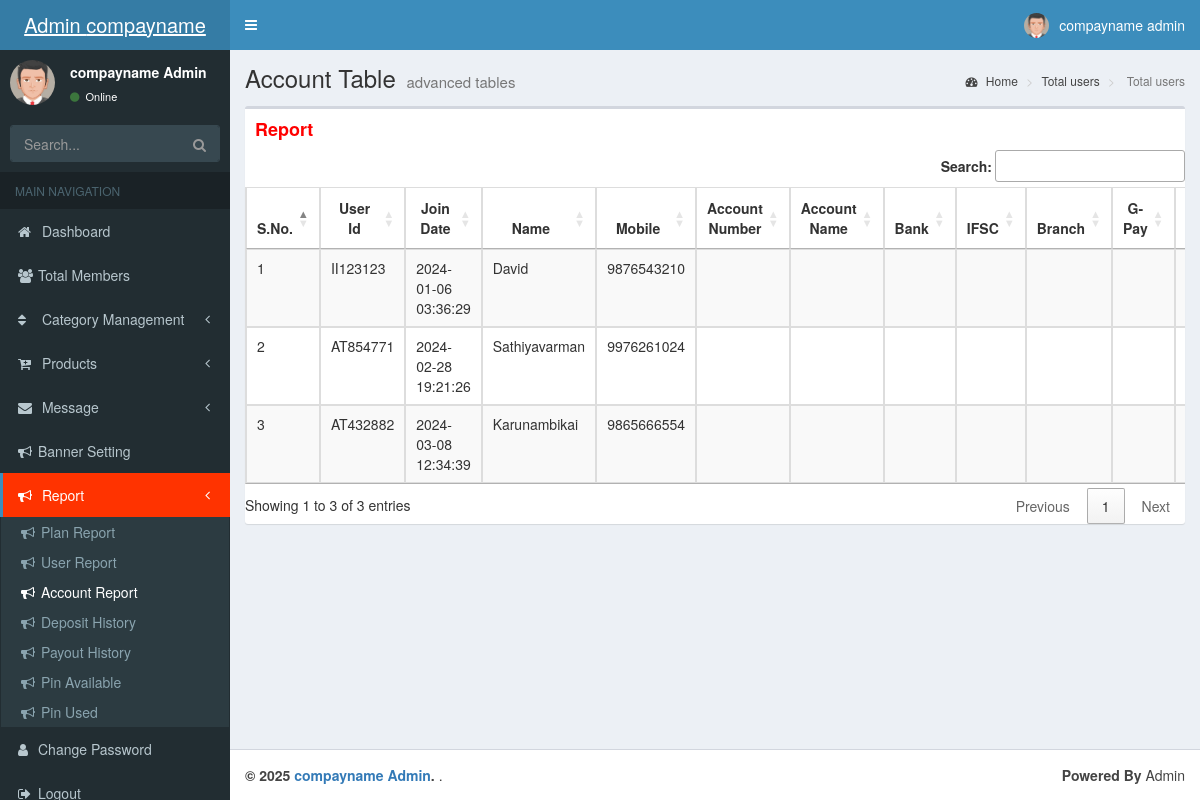
/admin/report_account.php (signed in), run on the app's committed database.
### tables this page shows
CREATE TABLE `reg` (
  `id` int(11) NOT NULL,
  `user_id` varchar(100) DEFAULT NULL,
  `join_date` timestamp NOT NULL DEFAULT current_timestamp(),
  `name` varchar(70) DEFAULT NULL,
  `mail` varchar(100) DEFAULT NULL,
  `mobile` varchar(20) DEFAULT NULL,
  `password` varchar(60) DEFAULT NULL,
  `profile_pic` varchar(150) DEFAULT NULL,
  `status` int(11) NOT NULL DEFAULT 0
);

### admin/report_account.php (the view, shortened to what this page needs)
<?php include "include/header.php" ?>
<div class="wrapper">
    <?php include "include/navbar.php" ?>
    <div class="content-wrapper">
       <section class="content-header">
            <h1>
             Account Table
                <small>advanced tables</small>
            </h1>
            <ol class="breadcrumb">
                <li><a href="index.php"><i class="fa fa-dashboard"></i> Home</a></li>
                <li><a href="#"> Total users</a></li>
                <li class="active"> Total users</li>
            </ol>
        </section>
        <section class="content">
            <div class="row">
                <div class="col-xs-12">
                    <div class="box">
                        <div class="box-header">
                            <h3 class="box-title" style="color:#FF0000;"><b>Report</b></h3>
                        </div>
                        <div class="box-body table-responsive no-padding">
                             <table id="data_table" class="table table-bordered table-striped">
                          <thead>
                               <tr>
                                   <th style="text-align:center;">S.No.</th>
                                        <th style="text-align:center;">User Id</th>
									  <th style="text-align:center;">Join Date</th>
                                        <th style="text-align:center;">Name</th>
                                        <th style="text-align:center;">Mobile</th>
                                        <th style="text-align:center;">Account Number</th>
                                        <th style="text-align:center;">Account Name</th>
                                        <th style="text-align:center;">Bank</th>
                                        <th style="text-align:center;">IFSC</th>
                                        <th style="text-align:center;">Branch</th>
                                        <th style="text-align:center;">G-Pay</th>
                                        <th style="text-align:center;">Phone Pe</th>
                               </tr>
                          </thead>
                             <tbody>
									<?php
							$res_pin=mysqli_query($con,"SELECT * FROM reg  ")or die("Query error");
							$i=1;
							while($row_pin=mysqli_fetch_array($res_pin))
							{
					?>
						<tr>
							<td><?php echo $i++; ;?></td>
							<td><?php echo$row_pin['user_id'];?></td>
							<td><?php echo$row_pin['join_date'];?></td>
							<td><?php echo$row_pin['name'];?></td>
							<td><?php echo$row_pin['mobile'];?></td>
							<td><?php echo$row_pin['acc_num'];?></td>
							<td><?php echo$row_pin['acc_name'];?></td>
							<td><?php echo$row_pin['ifsc'];?></td>
							<td><?php echo$row_pin['bank'];?></td>
							<td><?php echo$row_pin['branch'];?></td>
							<td><?php echo$row_pin['google_pay'];?></td>
							<td><?php echo$row_pin['phone_pe'];?></td>
						</tr>
						<?php
					}
						?>
                                </tbody>
                     </table>
                        </div>
                    </div>
                </div>
            </div>
        </section>
    </div>
    <?php include "include/footer.php" ?>

### data on the page
reg: user "II123123", join_date "2024-01-06 03:36:29", name "David", mobile "9876543210"
reg: user "AT854771", join_date "2024-02-28 19:21:26", name "Sathiyavarman", mobile "9976261024"
reg: user "AT432882", join_date "2024-03-08 12:34:39", name "Karunambikai", mobile "9865666554"

### other printed values
compayname "compayname"
